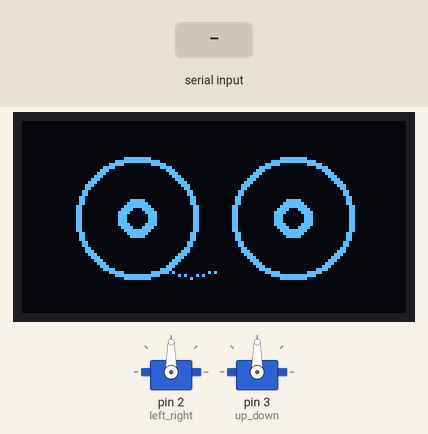
The sketch below on a simulated Arduino Uno, built with avr-gcc and run on an emulated ATmega328P. Shown: 2 × servo, 128×64 one-colour display. The inputs (shaded band) are chosen by the test bench.

Above: at 1.2 s.
1.3 s: "90,45\n" received over Serial
At 2.9 s:
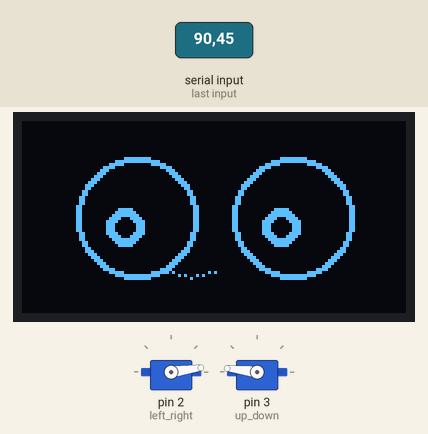
At 4.1 s:
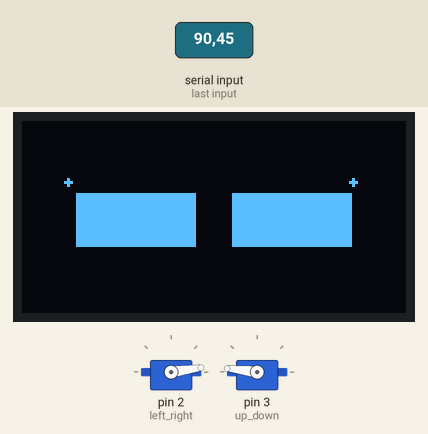
4.3 s: "30,150\n" received over Serial
At 5.9 s:
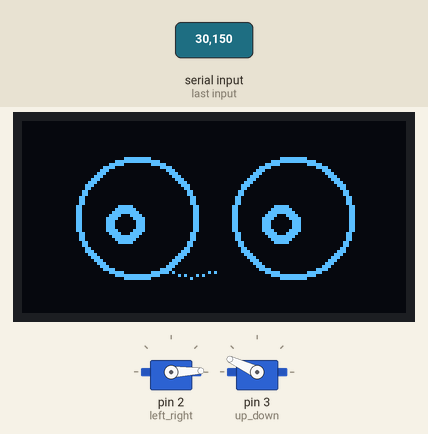
Timing chart, 0 to 7.4 s (numbered marks = the images above; inputs shaded):
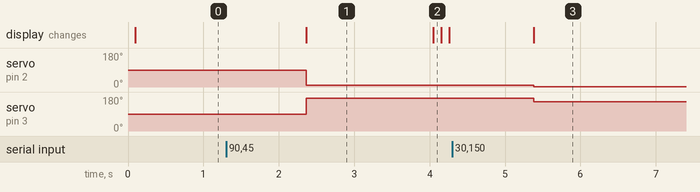

The sketch:

micky.ino
```cpp
#include <Adafruit_GFX.h>
#include <Adafruit_SSD1306.h>
#include <Servo.h>

#define SCREEN_WIDTH 128
#define SCREEN_HEIGHT 64
#define OLED_RESET    -1
Adafruit_SSD1306 display(SCREEN_WIDTH, SCREEN_HEIGHT, &Wire, OLED_RESET);

Servo left_right;
Servo up_down;

int servoX = 90;
int servoY = 90;

unsigned long previousMillis = 0;
const long blinkInterval = 4000;  // Blink every 4 seconds
bool isBlinking = false;
int blinkFrame = 0;

void drawBigEyes() {
  display.fillCircle(38, 32, 20, SSD1306_WHITE);
  display.fillCircle(38, 32, 18, SSD1306_BLACK);
  display.drawCircle(38, 32, 20, SSD1306_WHITE);

  display.fillCircle(90, 32, 20, SSD1306_WHITE);
  display.fillCircle(90, 32, 18, SSD1306_BLACK);
  display.drawCircle(90, 32, 20, SSD1306_WHITE);
}

void drawPupils(int xOffset, int yOffset) {
  int pxLeft = constrain(38 + xOffset, 30, 46);
  int pyLeft = constrain(32 + yOffset, 24, 40);
  display.fillCircle(pxLeft, pyLeft, 6, SSD1306_WHITE);
  display.fillCircle(pxLeft, pyLeft, 3, SSD1306_BLACK);

  int pxRight = constrain(90 + xOffset, 82, 98);
  int pyRight = constrain(32 + yOffset, 24, 40);
  display.fillCircle(pxRight, pyRight, 6, SSD1306_WHITE);
  display.fillCircle(pxRight, pyRight, 3, SSD1306_BLACK);
}

void drawSmile() {
  for (int i = 0; i <= 8; i++) {
    int x = 48 + i * 2;  // Moved 4 pixels left to center
    int y = 50 + (int)(2 * sin(PI * i / 8));
    display.drawPixel(x, y, SSD1306_WHITE);
  }
}

void drawBlink() {
  display.fillRect(18, 24, 40, 18, SSD1306_WHITE);  // left eye
  display.fillRect(70, 24, 40, 18, SSD1306_WHITE);  // right eye
}

void drawEyeDropScatter(int frame) {
  // Draw small drops going outward during blink
  if (frame == 1) {
    display.fillCircle(15, 20, 1, SSD1306_WHITE);
    display.fillCircle(110, 20, 1, SSD1306_WHITE);
  } else if (frame == 2) {
    display.fillCircle(10, 15, 1, SSD1306_WHITE);
    display.fillCircle(115, 15, 1, SSD1306_WHITE);
  } else if (frame == 3) {
    display.fillCircle(7, 10, 1, SSD1306_WHITE);
    display.fillCircle(120, 10, 1, SSD1306_WHITE);
  }
}

void drawCuteFace(int pupilXOffset, int pupilYOffset, bool blink, int frame = 0) {
  display.clearDisplay();

  if (blink) {
    drawBlink();
    drawEyeDropScatter(frame);
  } else {
    drawBigEyes();
    drawPupils(pupilXOffset, pupilYOffset);
    drawSmile();
  }

  display.display();
}

void setup() {
  left_right.attach(2);
  up_down.attach(3);
  Serial.begin(9600);

  if (!display.begin(SSD1306_SWITCHCAPVCC, 0x3C)) {
    while (true);  // Don't continue if OLED fails
  }

  display.clearDisplay();
  display.display();
}

void loop() {
  if (Serial.available()) {
    String inputString = Serial.readStringUntil('\r');
    int commaIndex = inputString.indexOf(',');
    if (commaIndex == -1) return;

    int x = inputString.substring(0, commaIndex).toInt();
    int y = inputString.substring(commaIndex + 1).toInt();

    servoX = map(x, 0, 1920, 0, 180);
    servoY = map(y, 0, 1080, 180, 0);

    left_right.write(servoX);
    up_down.write(servoY);
  }

  int pupilXOffset = map(servoX, 0, 180, -4, 4);
  int pupilYOffset = map(servoY, 0, 180, -4, 4);

  unsigned long currentMillis = millis();

  if (!isBlinking && currentMillis - previousMillis >= blinkInterval) {
    isBlinking = true;
    blinkFrame = 1;
    previousMillis = currentMillis;
  }

  if (isBlinking) {
    drawCuteFace(pupilXOffset, pupilYOffset, true, blinkFrame);
    delay(80);
    blinkFrame++;
    if (blinkFrame > 3) {
      isBlinking = false;
    }
  } else {
    drawCuteFace(pupilXOffset, pupilYOffset, false);
  }
}
```

Measured:
- after the input at 1.3 s, servo on pin 2 (left_right): 90° → 8° after 1.1 s; servo on pin 3 (up_down): 90° → 173° after 1.1 s
- after the input at 4.3 s, servo on pin 2 (left_right): 8° → 2° after 1.1 s; servo on pin 3 (up_down): 173° → 155° after 1.1 s
- what the display in image 1 shows lasts 1.6 s, from 2.4 s to 4.0 s
